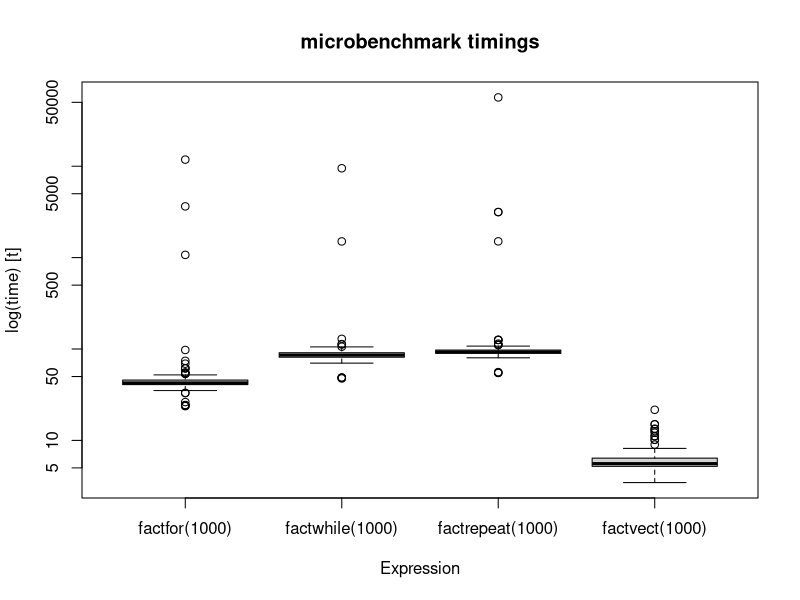

R code for this plot:
### Fact FOR loop
factfor <- function(x) {
   y<-1
   for (i in 1:x){
        y<-y*i}
     return(y)
}

### While

factwhile <- function (x) {
    y <- 1
  while( x> 0) {
     y <- y * x
     x<- x-1
  }
  return(y)
}


#### repeat
factrepeat <- function(x){
  y <- 1
  repeat{
    y <- y * x
    x <- x - 1
    if(x == 0){
      break
    }
  }
  return(y)
}
#?4. n! vetorise
factvect <- function(n){
  res <- prod(1:n)
  return(res)
}


library(microbenchmark)
tmp <- microbenchmark(factfor(1000),
                      factwhile(1000),
                      factrepeat(1000),
                      factvect(1000))
boxplot(tmp)


switchfunction <- function(type=1) {
    switch( type == 1, print(factfor(5))
            ,type == 2, print (factwhile(5))
            ,type == 3, print (factrepeat(5)))
  
}
